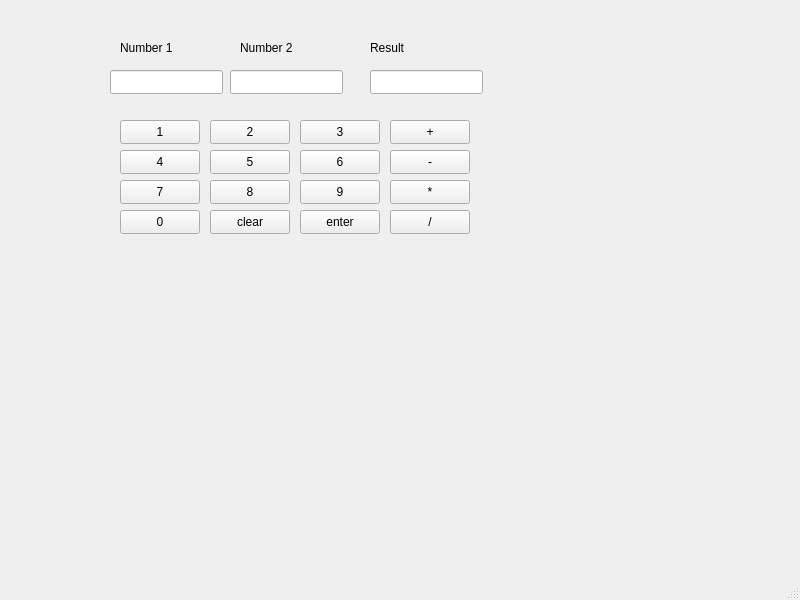
<?xml version="1.0" encoding="UTF-8"?>
<ui version="4.0">
 <class>MainWindow</class>
 <widget class="QMainWindow" name="MainWindow">
  <property name="geometry">
   <rect>
    <x>0</x>
    <y>0</y>
    <width>800</width>
    <height>600</height>
   </rect>
  </property>
  <property name="windowTitle">
   <string>MainWindow</string>
  </property>
  <widget class="QWidget" name="centralwidget">
   <widget class="QLabel" name="Number1">
    <property name="geometry">
     <rect>
      <x>120</x>
      <y>40</y>
      <width>61</width>
      <height>16</height>
     </rect>
    </property>
    <property name="text">
     <string>Number 1</string>
    </property>
   </widget>
   <widget class="QLabel" name="Number2">
    <property name="geometry">
     <rect>
      <x>240</x>
      <y>40</y>
      <width>61</width>
      <height>16</height>
     </rect>
    </property>
    <property name="text">
     <string>Number 2</string>
    </property>
   </widget>
   <widget class="QLabel" name="Lable_result">
    <property name="geometry">
     <rect>
      <x>370</x>
      <y>40</y>
      <width>61</width>
      <height>16</height>
     </rect>
    </property>
    <property name="text">
     <string>Result</string>
    </property>
   </widget>
   <widget class="QLineEdit" name="First">
    <property name="geometry">
     <rect>
      <x>110</x>
      <y>70</y>
      <width>113</width>
      <height>24</height>
     </rect>
    </property>
   </widget>
   <widget class="QLineEdit" name="Second">
    <property name="geometry">
     <rect>
      <x>230</x>
      <y>70</y>
      <width>113</width>
      <height>24</height>
     </rect>
    </property>
   </widget>
   <widget class="QLineEdit" name="Result">
    <property name="geometry">
     <rect>
      <x>370</x>
      <y>70</y>
      <width>113</width>
      <height>24</height>
     </rect>
    </property>
   </widget>
   <widget class="QPushButton" name="One">
    <property name="geometry">
     <rect>
      <x>120</x>
      <y>120</y>
      <width>80</width>
      <height>24</height>
     </rect>
    </property>
    <property name="text">
     <string>1</string>
    </property>
   </widget>
   <widget class="QPushButton" name="Two">
    <property name="geometry">
     <rect>
      <x>210</x>
      <y>120</y>
      <width>80</width>
      <height>24</height>
     </rect>
    </property>
    <property name="text">
     <string>2</string>
    </property>
   </widget>
   <widget class="QPushButton" name="Three">
    <property name="geometry">
     <rect>
      <x>300</x>
      <y>120</y>
      <width>80</width>
      <height>24</height>
     </rect>
    </property>
    <property name="text">
     <string>3</string>
    </property>
   </widget>
   <widget class="QPushButton" name="Plus">
    <property name="geometry">
     <rect>
      <x>390</x>
      <y>120</y>
      <width>80</width>
      <height>24</height>
     </rect>
    </property>
    <property name="text">
     <string>+</string>
    </property>
   </widget>
   <widget class="QPushButton" name="Four">
    <property name="geometry">
     <rect>
      <x>120</x>
      <y>150</y>
      <width>80</width>
      <height>24</height>
     </rect>
    </property>
    <property name="text">
     <string>4</string>
    </property>
   </widget>
   <widget class="QPushButton" name="Five">
    <property name="geometry">
     <rect>
      <x>210</x>
      <y>150</y>
      <width>80</width>
      <height>24</height>
     </rect>
    </property>
    <property name="text">
     <string>5</string>
    </property>
   </widget>
   <widget class="QPushButton" name="Six">
    <property name="geometry">
     <rect>
      <x>300</x>
      <y>150</y>
      <width>80</width>
      <height>24</height>
     </rect>
    </property>
    <property name="text">
     <string>6</string>
    </property>
   </widget>
   <widget class="QPushButton" name="Minus">
    <property name="geometry">
     <rect>
      <x>390</x>
      <y>150</y>
      <width>80</width>
      <height>24</height>
     </rect>
    </property>
    <property name="text">
     <string>-</string>
    </property>
   </widget>
   <widget class="QPushButton" name="Seven">
    <property name="geometry">
     <rect>
      <x>120</x>
      <y>180</y>
      <width>80</width>
      <height>24</height>
     </rect>
    </property>
    <property name="text">
     <string>7</string>
    </property>
   </widget>
   <widget class="QPushButton" name="Eight">
    <property name="geometry">
     <rect>
      <x>210</x>
      <y>180</y>
      <width>80</width>
      <height>24</height>
     </rect>
    </property>
    <property name="text">
     <string>8</string>
    </property>
   </widget>
   <widget class="QPushButton" name="Nine">
    <property name="geometry">
     <rect>
      <x>300</x>
      <y>180</y>
      <width>80</width>
      <height>24</height>
     </rect>
    </property>
    <property name="text">
     <string>9</string>
    </property>
   </widget>
   <widget class="QPushButton" name="Multiplier">
    <property name="geometry">
     <rect>
      <x>390</x>
      <y>180</y>
      <width>80</width>
      <height>24</height>
     </rect>
    </property>
    <property name="text">
     <string>*</string>
    </property>
   </widget>
   <widget class="QPushButton" name="Zero">
    <property name="geometry">
     <rect>
      <x>120</x>
      <y>210</y>
      <width>80</width>
      <height>24</height>
     </rect>
    </property>
    <property name="text">
     <string>0</string>
    </property>
   </widget>
   <widget class="QPushButton" name="Clear">
    <property name="geometry">
     <rect>
      <x>210</x>
      <y>210</y>
      <width>80</width>
      <height>24</height>
     </rect>
    </property>
    <property name="text">
     <string>clear</string>
    </property>
   </widget>
   <widget class="QPushButton" name="Enter">
    <property name="geometry">
     <rect>
      <x>300</x>
      <y>210</y>
      <width>80</width>
      <height>24</height>
     </rect>
    </property>
    <property name="text">
     <string>enter</string>
    </property>
   </widget>
   <widget class="QPushButton" name="Divider">
    <property name="geometry">
     <rect>
      <x>390</x>
      <y>210</y>
      <width>80</width>
      <height>24</height>
     </rect>
    </property>
    <property name="text">
     <string>/</string>
    </property>
   </widget>
  </widget>
  <widget class="QMenuBar" name="menubar">
   <property name="geometry">
    <rect>
     <x>0</x>
     <y>0</y>
     <width>800</width>
     <height>21</height>
    </rect>
   </property>
  </widget>
  <widget class="QStatusBar" name="statusbar"/>
 </widget>
 <resources/>
 <connections/>
</ui>
